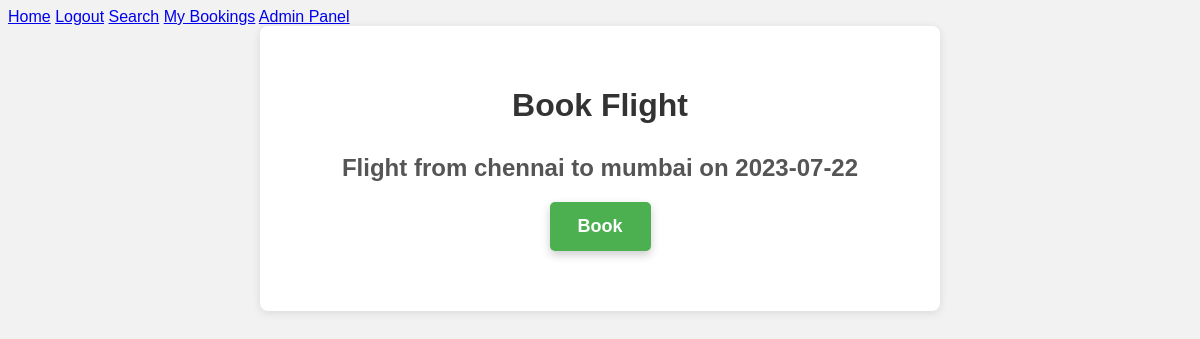
Page /book-flight/3 (signed in) on the committed database.
### main.py (models this page shows)
class Flight(db.Model):
    id = db.Column(db.Integer, primary_key=True)
    flight_number = db.Column(db.String(20), nullable=False)
    location = db.Column(db.String(20), nullable = False)
    destination =  db.Column(db.String(20), nullable = False)
    date = db.Column(db.Date(), nullable = False )
    available_seats = db.Column(db.Integer, nullable=False)

### main.py (the view, shortened to what this page needs)
@app.route('/book-flight/<int:flight_id>', methods=['GET', 'POST'])
@login_required
def book_flight(flight_id):
    flight = Flight.query.get_or_404(flight_id)
    return render_template('book_flight.html', flight=flight)

### main.py (called while the page is built)
@login_manager.user_loader
def load_user(user_id):
    return User.query.get(int(user_id))

### templates/book_flight.html (shortened to what this page needs)
{% extends 'layout.html' %}
{% block content %}
<div class="container">
    <h1>Book Flight</h1>
    <h2>Flight from {{flight.location}} to {{ flight.destination }} on {{ flight.date }}</h2>
    <form method="POST">
        <button type="submit">Book</button>
    </form>
</div>
{% endblock %}

### templates/book_flight.html (style rules this page uses)
body { background-color: #f2f2f2; font-family: Arial, sans-serif; }
.container { max-width: 600px; margin: 0 auto; padding: 40px; background-color: #fff; border-radius: 8px; box-shadow: 0 2px 10px rgba(0, 0, 0, 0.1); text-align: center; }
h1 { color: #333; font-size: 32px; font-weight: bold; margin-bottom: 30px; }
h2 { color: #555; font-size: 24px; margin-bottom: 20px; }
form { margin-bottom: 20px; }
button { padding: 14px 28px; font-size: 18px; font-weight: bold; color: #fff; background-color: #4caf50; border: none; border-radius: 5px; cursor: pointer; transition: background-color 0.3s ease; box-shadow: 0 4px 10px rgba(0, 0, 0, 0.2); }

### rows in the picture
Flight: location "chennai", destination "mumbai", date "2023-07-22"
